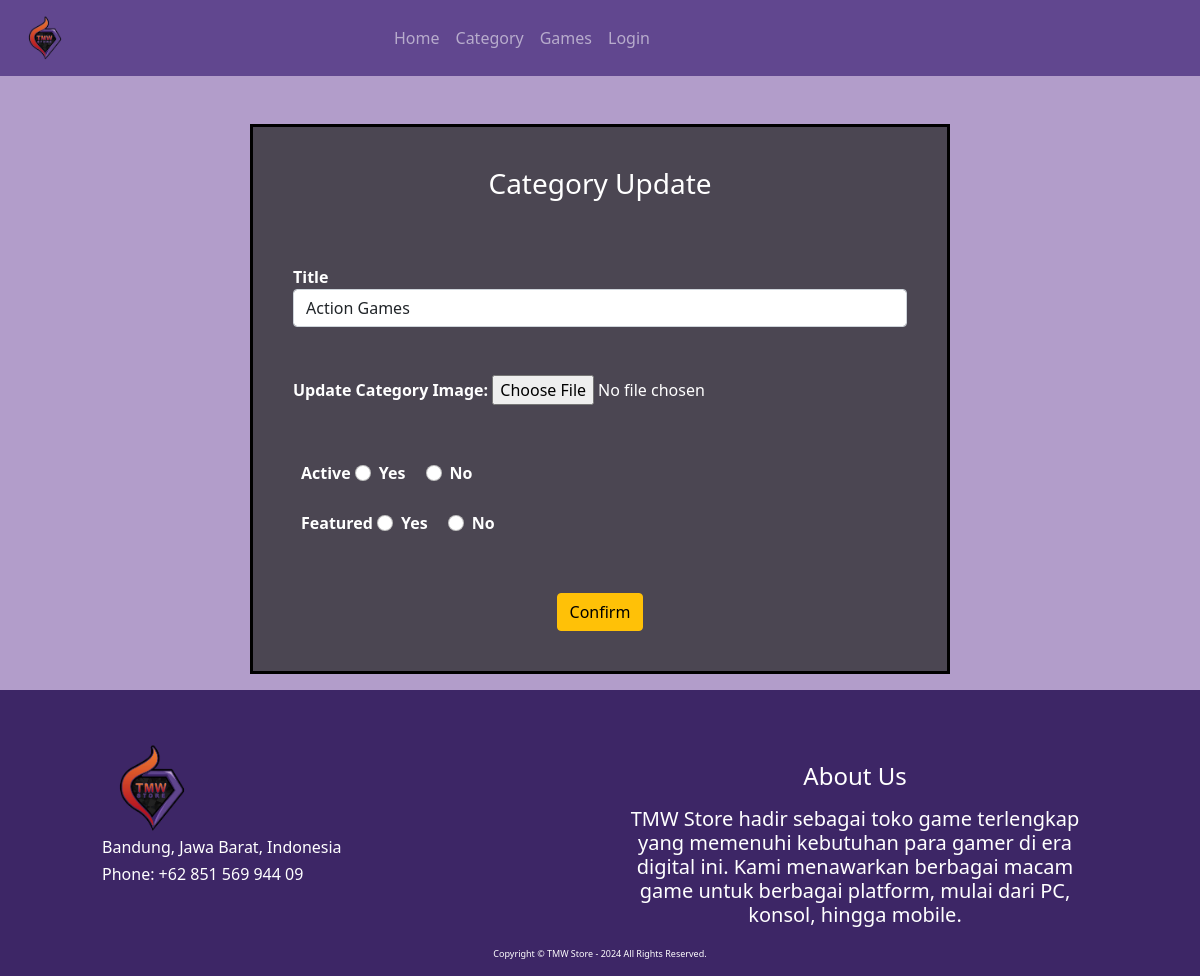
The app's page /admin/category_update_form.php, older data.
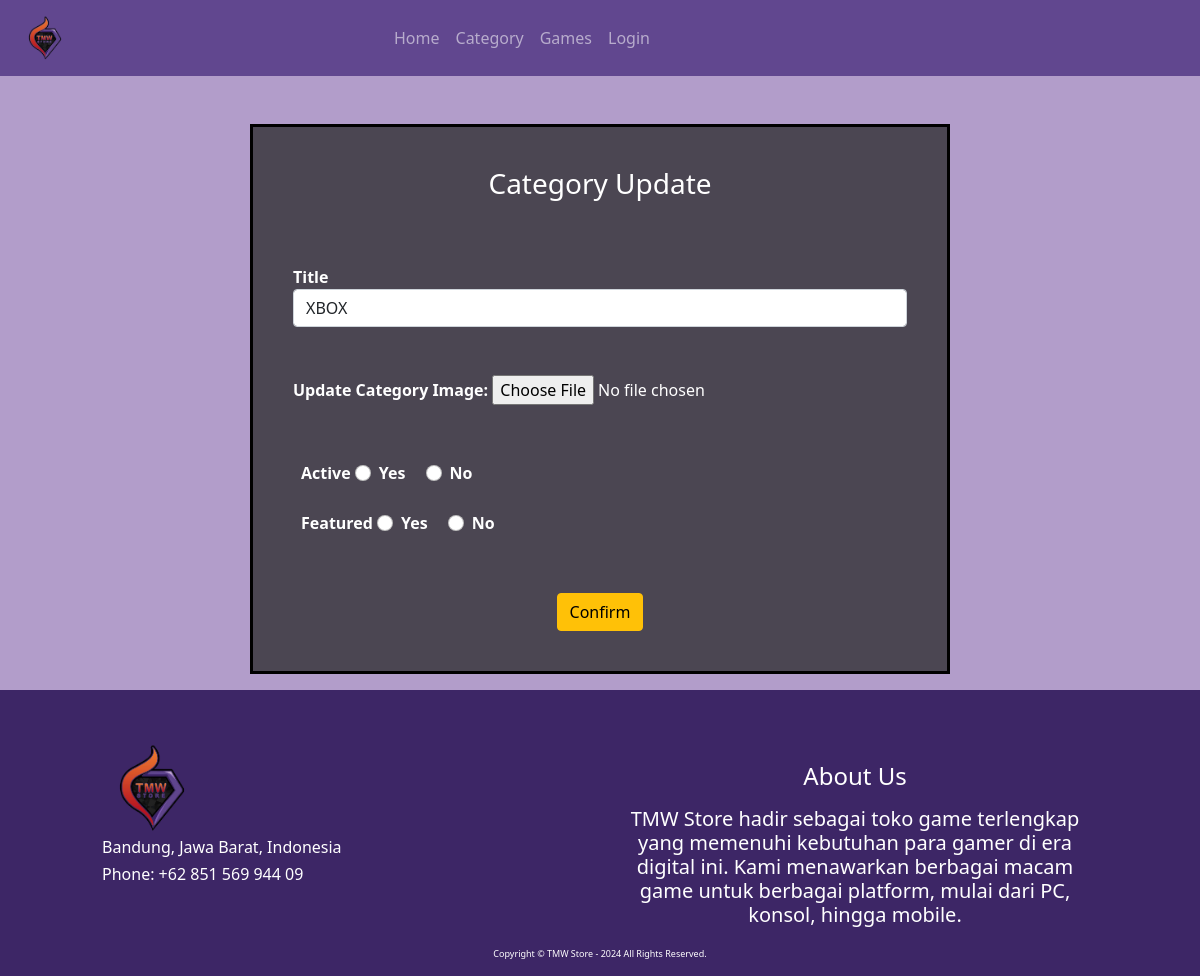
The same page, newer data.
### tables this page shows
CREATE TABLE `category` (
  `id` int NOT NULL,
  `title` varchar(256) NOT NULL,
  `image` varchar(256) NOT NULL,
  `active` varchar(10) NOT NULL,
  `featured` varchar(255) NOT NULL
);

### functions.php (called while the page is built, shortened)
<?php
$conn = mysqli_connect('localhost', 'root', '', 'pw2024_tubes_233040099');
function query($query){
    global $conn;
    $result = mysqli_query($conn, $query);
    $rows = [];
    while ($row = mysqli_fetch_assoc($result)) {
        $rows[] = $row;
    }
    return $rows;
}

### admin/category_update_form.php (the view, shortened to what this page needs)
<?php
    include ('includes/header.php');
    require ('../functions.php');
    $category = query('SELECT * FROM category ;')[0];
 ?>
<!DOCTYPE html>
<html lang="en">
<head>
   <link href="https://cdn.jsdelivr.net/npm/bootstrap@5.0.0-beta1/dist/css/bootstrap.min.css" rel="stylesheet">
</head>
<body>
 <div style="background-color:#b29dca ;">
    <div class="row pt-5 pb-3 justify-content center" style="align-items: center;">
        <div class="col-lg-12" style="align-items: center;">
            <div class="container" style="border: #000 solid; width: 700px; height: 550px; background: #252525b8;">
                <div class="contact-form p-3">
                    <div class="title text-center mb-3 pt-4 text-white">
                        <h3 class="font-weight bolder">Category Update</h3>
                    </div>
                    <form action="" class="m-auto bold-txt text-white" method="post" enctype="multipart/form-data">
                        <div class="form-group pt-5">
                            <label for="title">Title</label>
                            <input type="text" class="form-control" name="title" id="title" value="<?= $category['title']; ?>">
                        </div>
                        <div class="form-group pt-5">
                            <label for="image">Update Category Image: </label>
                             <input type="file" class="form-control-file" id="image" name="image" required>
                        </div>
                        <div class="form-group pt-5 m-2">
                            <label for="location">Active </label>
                            <div class="form-check form-check-inline">
                              <input class="form-check-input" type="radio" name="active" id="active1" value="true" value="<?= $category['active']; ?>">
                              <label class="form-check-label" for="active1">Yes</label>
                            </div>
                            <div class="form-check form-check-inline">
                              <input class="form-check-input" type="radio" name="active" id="active2" value="false" value="<?= $category['active']; ?>">
                              <label class="form-check-label" for="active2">No</label>
                            </div>
                        </div>
                        <div class="form-group pt-3 m-2">
                            <label for="location">Featured </label>
                            <div class="form-check form-check-inline">
                              <input class="form-check-input" type="radio" name="featured" id="featured" value="true" value="<?= $category['active']; ?>">
                              <label class="form-check-label" for="featured">Yes</label>
                            </div>
                            <div class="form-check form-check-inline">
                              <input class="form-check-input" type="radio" name="featured" id="featured" value="false" value="<?= $category['featured']; ?>">
                              <label class="form-check-label" for="featured">No</label>
                            </div>
                        </div>
                        <div class="form-group text-center pt-5 bold-txt">
                            <button type="submit" name="update" class="frm-btn btn btn-warning text-center"> Confirm </button>
                        </div>
                    </form>
                </div>
            </div>
        </div>
    </div>
</div>
<?php
    include ('includes/footer.php');
 ?>
</body>
</html>

Row changes from the older to the newer data that the page shows:
removed category: title "Action Games"
added category: title "XBOX"
